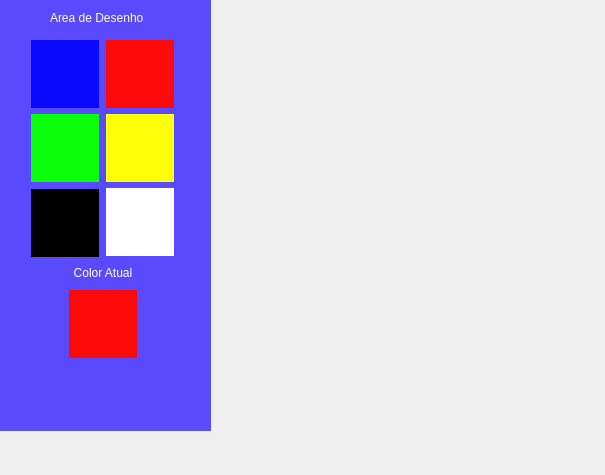
<?xml version="1.0" encoding="UTF-8"?>
<ui version="4.0">
 <class>MainWindow</class>
 <widget class="QMainWindow" name="MainWindow">
  <property name="geometry">
   <rect>
    <x>0</x>
    <y>0</y>
    <width>605</width>
    <height>475</height>
   </rect>
  </property>
  <property name="windowTitle">
   <string>MainWindow</string>
  </property>
  <widget class="QWidget" name="centralwidget">
   <widget class="QWidget" name="widget" native="true">
    <property name="geometry">
     <rect>
      <x>0</x>
      <y>0</y>
      <width>211</width>
      <height>431</height>
     </rect>
    </property>
    <property name="styleSheet">
     <string notr="true">background-color: rgb(89, 74, 255);</string>
    </property>
    <widget class="QWidget" name="verticalLayoutWidget">
     <property name="geometry">
      <rect>
       <x>30</x>
       <y>40</y>
       <width>146</width>
       <height>318</height>
      </rect>
     </property>
     <layout class="QVBoxLayout" name="verticalLayout">
      <item>
       <layout class="QGridLayout" name="gridLayout_2">
        <item row="1" column="0">
         <widget class="QLabel" name="colorL3">
          <property name="sizePolicy">
           <sizepolicy hsizetype="Fixed" vsizetype="Fixed">
            <horstretch>0</horstretch>
            <verstretch>0</verstretch>
           </sizepolicy>
          </property>
          <property name="minimumSize">
           <size>
            <width>68</width>
            <height>68</height>
           </size>
          </property>
          <property name="maximumSize">
           <size>
            <width>68</width>
            <height>68</height>
           </size>
          </property>
          <property name="styleSheet">
           <string notr="true">background: rgb(10, 255, 10)</string>
          </property>
          <property name="text">
           <string/>
          </property>
         </widget>
        </item>
        <item row="1" column="1">
         <widget class="QLabel" name="colorL4">
          <property name="styleSheet">
           <string notr="true">background: rgb(255, 255, 10)</string>
          </property>
          <property name="text">
           <string/>
          </property>
         </widget>
        </item>
        <item row="0" column="1">
         <widget class="QLabel" name="colorL2">
          <property name="sizePolicy">
           <sizepolicy hsizetype="Fixed" vsizetype="Fixed">
            <horstretch>0</horstretch>
            <verstretch>0</verstretch>
           </sizepolicy>
          </property>
          <property name="minimumSize">
           <size>
            <width>68</width>
            <height>68</height>
           </size>
          </property>
          <property name="maximumSize">
           <size>
            <width>68</width>
            <height>68</height>
           </size>
          </property>
          <property name="styleSheet">
           <string notr="true">background: rgb(255, 10, 10)</string>
          </property>
          <property name="text">
           <string/>
          </property>
         </widget>
        </item>
        <item row="0" column="0">
         <widget class="QLabel" name="colorL1">
          <property name="sizePolicy">
           <sizepolicy hsizetype="Fixed" vsizetype="Fixed">
            <horstretch>0</horstretch>
            <verstretch>0</verstretch>
           </sizepolicy>
          </property>
          <property name="minimumSize">
           <size>
            <width>68</width>
            <height>68</height>
           </size>
          </property>
          <property name="maximumSize">
           <size>
            <width>68</width>
            <height>68</height>
           </size>
          </property>
          <property name="styleSheet">
           <string notr="true">background: rgb(10, 10, 255)</string>
          </property>
          <property name="text">
           <string/>
          </property>
         </widget>
        </item>
        <item row="2" column="1">
         <widget class="QLabel" name="colorL6">
          <property name="styleSheet">
           <string notr="true">background: rgb(255, 255, 255)</string>
          </property>
          <property name="text">
           <string/>
          </property>
         </widget>
        </item>
        <item row="2" column="0">
         <widget class="QLabel" name="colorL5">
          <property name="sizePolicy">
           <sizepolicy hsizetype="Fixed" vsizetype="Fixed">
            <horstretch>0</horstretch>
            <verstretch>0</verstretch>
           </sizepolicy>
          </property>
          <property name="minimumSize">
           <size>
            <width>68</width>
            <height>68</height>
           </size>
          </property>
          <property name="maximumSize">
           <size>
            <width>68</width>
            <height>66</height>
           </size>
          </property>
          <property name="styleSheet">
           <string notr="true">background: rgb(0, 0, 0)</string>
          </property>
          <property name="text">
           <string/>
          </property>
         </widget>
        </item>
       </layout>
      </item>
      <item>
       <widget class="QLabel" name="label_2">
        <property name="styleSheet">
         <string notr="true">color: rgb(255, 255, 255);</string>
        </property>
        <property name="text">
         <string>Color Atual</string>
        </property>
        <property name="alignment">
         <set>Qt::AlignCenter</set>
        </property>
       </widget>
      </item>
      <item>
       <layout class="QHBoxLayout" name="horizontalLayout">
        <item>
         <widget class="QLabel" name="currentColorL">
          <property name="sizePolicy">
           <sizepolicy hsizetype="Fixed" vsizetype="Fixed">
            <horstretch>0</horstretch>
            <verstretch>0</verstretch>
           </sizepolicy>
          </property>
          <property name="minimumSize">
           <size>
            <width>68</width>
            <height>68</height>
           </size>
          </property>
          <property name="maximumSize">
           <size>
            <width>68</width>
            <height>68</height>
           </size>
          </property>
          <property name="styleSheet">
           <string notr="true">background: rgb(255, 10, 10)</string>
          </property>
          <property name="text">
           <string/>
          </property>
         </widget>
        </item>
       </layout>
      </item>
     </layout>
    </widget>
    <widget class="QLabel" name="label">
     <property name="geometry">
      <rect>
       <x>50</x>
       <y>10</y>
       <width>111</width>
       <height>16</height>
      </rect>
     </property>
     <property name="styleSheet">
      <string notr="true">color: rgb(255, 255, 255);</string>
     </property>
     <property name="text">
      <string>Area de Desenho</string>
     </property>
    </widget>
   </widget>
  </widget>
  <widget class="QMenuBar" name="menubar">
   <property name="geometry">
    <rect>
     <x>0</x>
     <y>0</y>
     <width>605</width>
     <height>22</height>
    </rect>
   </property>
  </widget>
 </widget>
 <resources/>
 <connections/>
</ui>
